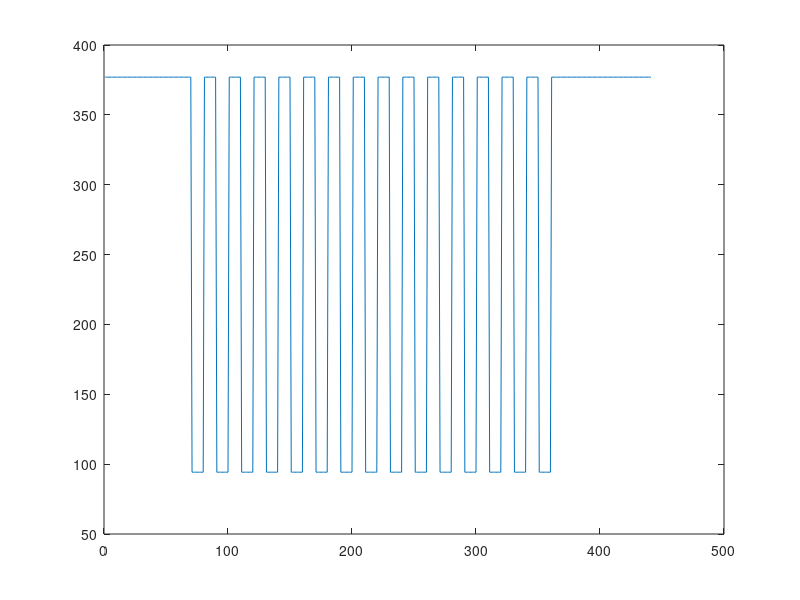
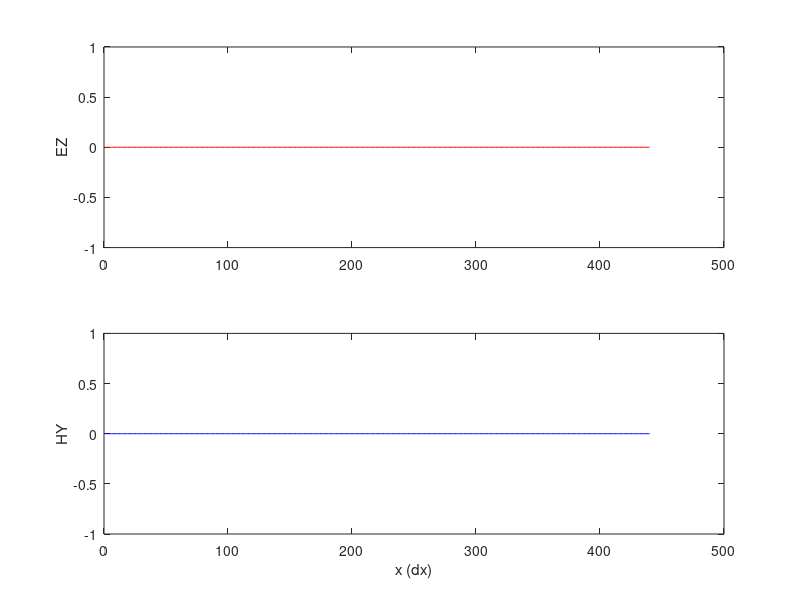

MATLAB code for these plots, in order: (Note: this script raises an error after producing the figures.)
%***********************************************************************
%     1-D FDTD code with simple radiation boundary conditions
%***********************************************************************
%
%     Program author: Susan C. Hagness
%                     Department of Electrical and Computer Engineering
%                     University of Wisconsin-Madison
%                     1415 Engineering Drive
%                     Madison, WI 53706-1691
%                     608-265-5739
%                     hagness@engr.wisc.edu
%
%     Date of this version:  February 2000
%
%     This MATLAB M-file implements the finite-difference time-domain
%     solution of Maxwell's curl equations over a one-dimensional space
%     lattice comprised of uniform grid cells.
%
%     To illustrate the algorithm, a sinusoidal wave (1GHz) propagating 
%     in a nonpermeable lossy medium (epsr=1.0, sigma=5.0e-3 S/m) is 
%     modeled.  The simplified finite difference system for nonpermeable
%     media (discussed in Section 3.6.6 of the text) is implemented.
%
%     The grid resolution (dx = 1.5 cm) is chosen to provide 20
%     samples per wavelength.  The Courant factor S=c*dt/dx is set to
%     the stability limit: S=1.  In 1-D, this is the "magic time step."
%
%     The computational domain is truncated using the simplest radiation
%     boundary condition for wave propagation in free space: 
%
%                      Ez(imax,n+1) = Ez(imax-1,n)
%
%     To execute this M-file, type "fdtd1D" at the MATLAB prompt.
%     This M-file displays the FDTD-computed Ez and Hy fields at every 
%     time step, and records those frames in a movie matrix, M, which is
%     played at the end of the simulation using the "movie" command.
%
%***********************************************************************

clear all;

%***********************************************************************
%     Fundamental constants
%***********************************************************************
cc=3.e8;  %2.99792458e8;            %speed of light in free space
muz=4.0*pi*1.0e-7;          %permeability of free space
epsz=1.0/(cc*cc*muz);       %permittivity of free space

               %frequency of source excitation
lambda=400.e-9 
freq=cc/lambda;             %wavelength of source excitation
omega=2.0*pi*freq;


lamdastart=300.e-9;
lamdaend=700.e-9;
iffmax=200;
lamdaspan=(lamdaend-lamdastart)/iffmax;
omegaiff(1:iffmax)=0.;
lambdaiff(1:iffmax)=0.;
for iff=1:iffmax
   
	omegaiff(iff)=2*pi*cc/(lamdastart+iff*lamdaspan);
    lambdaiff(iff)=1e9*(lamdastart+iff*lamdaspan);  % wavelength in nm
end


%***********************************************************************
%     Grid parameters
%***********************************************************************

i_size=400;  %number of grid cells in x-direction
iebc=20;
ibbc=iebc+1;
ie=i_size+iebc*2;
ib=ie+1;

dx=10.e-9  ;  %lambda/20.;             %space increment of 1-D lattice
dt=1.0*dx/cc;                   %time step
omegadt=omega*dt;

nmax=10000; %round(12.0e-9/dt);     %total number of time steps
isrc=ie/2;
period=1./freq/dt; % ndt=T_period
ndelay=3*(2.e-15/dt); %30;   %4*period;  % gaussian pulse center position
gwidth=(2.e-15/dt)^2/3 ;%ndelay^2/3; % gaussian pulse width
xmax=ie*dx; %x_max in meters
rbc=0.; % for magic time step absorption boundary condition
rbc2=0.; % for S=0.5 absorption boundary condition
rbc0=0;
rbc1=0.;
iframe=ie;  % plot range
Emax=1,Emin=-Emax;  % plot Y value range for E field
Hmax=Emax/377., Hmin=-Hmax; % plot Y value range for H field

iL=50;
iR=ie-25;
ndelay2=1*(iR-iL+1);
%***********************************************************************
%     Material parameters
%***********************************************************************

eps=1.0;
sig=0.0e-2;
eps2=2.0*2.0;  %n^2;

%***********************************************************************
%     Updating coefficients for space region with nonpermeable media
%***********************************************************************
%=== sub_air
scfact0=1./sqrt(muz/epsz);
scfact=1./sqrt(muz/(epsz));
%=== air_sub
%scfact=1./sqrt(muz/epsz);
%scfact0=1./sqrt(muz/(epsz*eps2));

ca0=(1.0-(dt*sig)/(2.0*epsz*eps))/(1.0+(dt*sig)/(2.0*epsz*eps));
cb0=(dt/epsz/eps/dx)/(1.0+(dt*sig)/(2.0*epsz*eps));
da0=1.;
db0=dt/muz/dx;

ca2=(1.0-(dt*sig)/(2.0*epsz*eps2))/(1.0+(dt*sig)/(2.0*epsz*eps2));
cb2=(dt/(epsz*eps2)/dx)/(1.0+(dt*sig)/(2.0*epsz*eps2));


maxn_runtime=10;
w_gap_target=250  % 250nm
w_gap(1:maxn_runtime)=0;
asize(1:maxn_runtime)=0;
asize(1:maxn_runtime)=0;
a_size=10; %  or 100.e-9/dx
b_size=10;
% run several times of iteration on a_size and b_size
for n_runtime=1:maxn_runtime
% set up criteria for a_size & b_size
asize(n_runtime)=a_size; %  or 100.e-9/dx
bsize(n_runtime)=b_size; %  or 50.e-9/dx
n_a=2;
n_b=1;
N_layer=15;
istart=iebc+50;
iend=istart+(a_size+b_size)*N_layer;


% initialize the grid ca cb da db
ca(1:ib)=ca0;
cb(1:ib)=cb0;
da(1:ie)=da0;
db(1:ie)=db0;
% === dielectric slab  n_a=2

for nL=1:N_layer
ca(istart+1+(nL-1)*(a_size+b_size):istart+(nL-1)*(a_size+b_size)+a_size)=ca2;
cb(istart+1+(nL-1)*(a_size+b_size):istart+(nL-1)*(a_size+b_size)+a_size)=cb2;
end
% === Right substrate GaN n=2.5
%ca(iend+1:ib-iebc-1)=ca2;
%cb(iend+1:ib-iebc-1)=cb2;

figure(3)
plot(cb)


%***********************************************************************
%     Field arrays
%***********************************************************************
sigmai(1:iebc)=0.
sigmaiH(1:iebc)=0.
ez(1:ib)=0.0;
hy(1:ie)=0.0;


Snorm(1:iffmax,1:2)=0.0;
SnormN(1:iffmax)=0.;
SxR(1:iffmax)=0.;
SxT(1:iffmax)=0.;

ezDFTReT(1:iffmax)=0.;  
ezDFTImT(1:iffmax)=0.; 
hyDFTReT(1:iffmax)=0.; 
hyDFTImT(1:iffmax)=0.; 
ezDFTReR(1:iffmax)=0.;  
ezDFTImR(1:iffmax)=0.; 
hyDFTReR(1:iffmax)=0.; 
hyDFTImR(1:iffmax)=0.; 

rmax=1.e-16;
orderbc=3;
delbc=iebc*dx;
%eta=sqrt(muz/epsz);
eta=sqrt(muz/(epsz));
sigmam=-log(rmax)*(orderbc+1)/(2*delbc*eta);
bcfactor=sigmam/(dx*(delbc^orderbc)*(orderbc+1));


for i=2:iebc
  x1=(i-0.5)*dx;
  x2=(i-1.5)*dx;
  sigmax=bcfactor*(x1^(orderbc+1)-x2^(orderbc+1));
  %ca1=exp(-sigmax*dt/(epsz));
  ca1=exp(-sigmax*dt/(epsz));
  cb1=(1-ca1)/(sigmax*dx);
  i1=ibbc+1-i
  i2=ie-iebc+i
  ca(i1)=ca1;
  cb(i1)=cb1;
  sigmai(i)=sigmax;
%  ca(i2)=ca1;
%  cb(i2)=cb1;
 % axebc(1,m)=(kapa-sigma*dt/2.D0/epsz/eps(m))/(kapa+sigma*dt/2.D0/epsz/eps(m)) 
end
sigmax=bcfactor*(0.5*dx)^(orderbc+1);
%ca1=exp(-sigmax*dt/(epsz));
ca1=exp(-sigmax*dt/(epsz));
cb1=(1-ca1)/(sigmax*dx);
sigmai(1)=sigmax;
ca(ibbc)=ca1;
cb(ibbc)=cb1;
%ca(ib-iebc)=ca1;
%cb(ib-iebc)=cb1;

for i=1:iebc
  x1=(i)*dx;
  x2=(i-1)*dx;
  sigmax=bcfactor*(x1^(orderbc+1)-x2^(orderbc+1));
  %sigmaxs=sigmax*(muz/(epsz));
  sigmaxs=sigmax*(muz/(epsz));
  da1=exp(-sigmaxs*dt/muz);  
  % (1-sigmax*dt/2.0/epsz)/(1+sigmax*dt/2.0/epsz);
  db1=(1-da1)/(sigmaxs*dx);
  i1=ibbc-i;
  i2=ie-iebc+i;
  da(i1)=da1;
  db(i1)=db1;
  sigmaiH(i)=sigmaxs;
%  da(i2)=da1;
%  db(i2)=db1;
%  axhbc(i,m)=(kapa-sigma*dt/2.D0/epsz/eps(m))/(kapa+sigma*dt/2.D0/epsz/eps(m))
end
%======== air end
figure(4);
%subplot(2,1,1);
plot(sigmaiH);
hold on;
plot(sigmai*eta^2,'r');
hold off;
%stop

eta=sqrt(muz/epsz);
%eta=sqrt(muz/(epsz*eps2));
sigmam=-log(rmax)*(orderbc+1)/(2*delbc*eta);
bcfactor=sigmam/(dx*(delbc^orderbc)*(orderbc+1));


for i=2:iebc
  x1=(i-0.5)*dx;
  x2=(i-1.5)*dx;
  sigmax=bcfactor*(x1^(orderbc+1)-x2^(orderbc+1));
  ca1=exp(-sigmax*dt/(epsz));
  %ca1=exp(-sigmax*dt/(epsz*eps2));
  cb1=(1-ca1)/(sigmax*dx);
  i1=ibbc+1-i
  i2=ie-iebc+i
%  ca(i1)=ca1;
%  cb(i1)=cb1;
  ca(i2)=ca1;
  cb(i2)=cb1;
 % axebc(1,m)=(kapa-sigma*dt/2.D0/epsz/eps(m))/(kapa+sigma*dt/2.D0/epsz/eps(m)) 
end
sigmax=bcfactor*(0.5*dx)^(orderbc+1);
ca1=exp(-sigmax*dt/(epsz));
%ca1=exp(-sigmax*dt/(epsz*eps2));
cb1=(1-ca1)/(sigmax*dx);
%ca(ibbc)=ca1;
%cb(ibbc)=cb1;
ca(ib-iebc)=ca1;
cb(ib-iebc)=cb1;

for i=1:iebc
  x1=(i)*dx;
  x2=(i-1)*dx;
  sigmax=bcfactor*(x1^(orderbc+1)-x2^(orderbc+1));
  sigmaxs=sigmax*(muz/(epsz));
  %sigmaxs=sigmax*(muz/(epsz*eps2));
  da1=exp(-sigmaxs*dt/muz);  
  % (1-sigmax*dt/2.0/epsz)/(1+sigmax*dt/2.0/epsz);
  db1=(1-da1)/(sigmaxs*dx);
  i1=ibbc-i;
  i2=ie-iebc+i;
%  da(i1)=da1;
%  db(i1)=db1;
  da(i2)=da1;
  db(i2)=db1;
%  axhbc(i,m)=(kapa-sigma*dt/2.D0/epsz/eps(m))/(kapa+sigma*dt/2.D0/epsz/eps(m))
end
%=============================
%***********************************************************************
%     Movie initialization
%***********************************************************************
figure(4);
x=linspace(dx,ie*dx,ie);

subplot(2,1,1),plot(ez(1:ie)/scfact,'r'); %,axis([0 iframe Emin Emax]);
ylabel('EZ');

subplot(2,1,2),plot(hy,'b') ;%,axis([0 iframe Hmin Hmax]);
xlabel('x (dx)');ylabel('HY');

rect=get(gcf,'Position');
rect(1:2)=[0 0];

M=moviein(nmax/100,gcf,rect);

%***********************************************************************
%     BEGIN TIME-STEPPING LOOP
%***********************************************************************

for n=1:nmax

%***********************************************************************
%     Update electric fields
%***********************************************************************
% incident wave source

%  gaussian
esource=exp(-(n-ndelay)^2/gwidth)*sin(omegadt*(n-ndelay));



ez(2:ie)=ca(2:ie).*ez(2:ie)-cb(2:ie).*(hy(2:ie)-hy(1:ie-1));


 

ez(iL)=ez(iL)-cb(iL)*scfact*(esource);



%***********************************************************************
%     Update magnetic fields
%***********************************************************************

hy(1:ie)=da(1:ie).*hy(1:ie)-db(1:ie).*(ez(2:ib)-ez(1:ie));
hy(iL-1)=hy(iL-1)-db(iL-1)*(esource);


%***********************************************************************
%     Flourier Transtorm parameters
%***********************************************************************
for iff=1:iffmax

	omegaf=2*pi*cc/(lamdastart+iff*lamdaspan);
    coswt=cos(omegaf*dt*n);
    sinwt=sin(omegaf*dt*n);
    Snorm(iff,1)=Snorm(iff,1)+coswt*esource;
    Snorm(iff,2)=Snorm(iff,2)+sinwt*esource;
 
    ezDFTReT(iff)=ezDFTReT(iff)+ coswt.*ez(ie-25) ;  
	ezDFTImT(iff)=ezDFTImT(iff)+ sinwt.*ez(ie-25);  
    hyDFTReT(iff)=hyDFTReT(iff)+ coswt.*(hy(ie-25)+hy(ie-26));  
	hyDFTImT(iff)=hyDFTImT(iff)+ sinwt.*(hy(ie-25)+hy(ie-26));  
  
    ezDFTReR(iff)=ezDFTReR(iff)+ coswt.* ez(25);  
	ezDFTImR(iff)=ezDFTImR(iff)+ sinwt.* ez(25); 
    hyDFTReR(iff)=hyDFTReR(iff)+ coswt.*(hy(25)+hy(24)); 
	hyDFTImR(iff)=hyDFTImR(iff)+ sinwt.*(hy(25)+hy(24)); 
end



%***********************************************************************
%     Visualize fields
%***********************************************************************

 if mod(n,100)==0;
 
 rtime=num2str(round(n*dt/1.0e-18));
 
 subplot(2,1,1),plot(ez(1:ie),'r'); axis([0 iframe Emin Emax]);
 title(['time = ',rtime,' fs']);
 ylabel('EZ');
 
 subplot(2,1,2),plot(hy,'b');  axis([0 iframe Hmin Hmax]);
 title(['time = ',rtime,' fs']);
 xlabel('x (meters)');ylabel('HY');
 
 M(:,n/100)=getframe(gcf,rect);
 
end

%***********************************************************************
%     END TIME-STEPPING LOOP
%***********************************************************************
end
%stop

%************************************
% Poynting Vector
%************************************
for iff=1:iffmax
   
    SnormN(iff)=(Snorm(iff,1).^2+Snorm(iff,2).^2);

SxR(iff)=-(1./scfact)*0.5*(ezDFTReR(iff).*hyDFTReR(iff)+ezDFTImR(iff).*hyDFTImR(iff)); 
SxT(iff)=+(1./scfact)*0.5*(ezDFTReT(iff).*hyDFTReT(iff)+ezDFTImT(iff).*hyDFTImT(iff));
end
figure(5);
subplot(3,1,1);plot(lambdaiff(:),SnormN(:));
subplot(3,1,2);plot(lambdaiff(:),SxT(:)./SnormN(:));axis([lambdaiff(1) lambdaiff(iffmax) 0 2]) ;
subplot(3,1,3);plot(lambdaiff(:),SxR(:)./SnormN(:));axis([lambdaiff(1) lambdaiff(iffmax) 0 2])

T_criteria=0.01
w1(n_runtime)=0;w2(n_runtime)=0; % bandedge1
for iff=2:iffmax
    if ( SxT(iff)/SnormN(iff) >= T_criteria && SxT(iff-1)/SnormN(iff-1) <= T_criteria) 
        w1(n_runtime)=lambdaiff(iff)
    end    
    if ( SxT(iff)/SnormN(iff) <= T_criteria && SxT(iff-1)/SnormN(iff-1) >= T_criteria) 
        w2(n_runtime)=lambdaiff(iff-1)
    end  
end
w_center(n_runtime)=(w1(n_runtime)+w2(n_runtime))/2
w_gap(n_runtime)=w2(n_runtime)-w1(n_runtime)
 if ( w_gap(n_runtime) >= w_gap_target)
     stop
 end
 % rand generation to  have new a_size & b_size)
 a_size=asize(n_runtime)+fix(rand*5)
 b_size=bsize(n_runtime)+fix(rand*5)
 pause
 end  %  for n_runtime
     
     
fileoutput=0;
if (fileoutput==1)
file_id=fopen('transmission_lamda.csv','w');
 fprintf(file_id,'%6.5f \n',lambdaiff(:)/1.e-9);
 fclose(file_id);

 file_id=fopen('transmissionAgR_h5nmS05.csv','w');
 fprintf(file_id,'%6.5f \n',SxR(:)./SnormN(:));
 fclose(file_id);

file_id=fopen('transmissionAgT_h5nmS05.csv','w');
 fprintf(file_id,'%6.5f \n',SxT(:)./SnormN(:));
 fclose(file_id);
end

